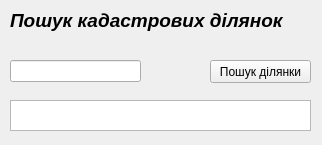
<?xml version="1.0" encoding="UTF-8"?>
<ui version="4.0">
 <class>cadnumDialogBase</class>
 <widget class="QDialog" name="cadnumDialogBase">
  <property name="windowModality">
   <enum>Qt::NonModal</enum>
  </property>
  <property name="geometry">
   <rect>
    <x>0</x>
    <y>0</y>
    <width>322</width>
    <height>145</height>
   </rect>
  </property>
  <property name="windowTitle">
   <string>Кадастрові ділянки</string>
  </property>
  <property name="modal">
   <bool>false</bool>
  </property>
  <widget class="QPushButton" name="getCadnum">
   <property name="geometry">
    <rect>
     <x>210</x>
     <y>60</y>
     <width>101</width>
     <height>23</height>
    </rect>
   </property>
   <property name="layoutDirection">
    <enum>Qt::LeftToRight</enum>
   </property>
   <property name="text">
    <string>Пошук ділянки</string>
   </property>
   <property name="autoDefault">
    <bool>false</bool>
   </property>
  </widget>
  <widget class="QTextEdit" name="textEdit">
   <property name="geometry">
    <rect>
     <x>10</x>
     <y>100</y>
     <width>301</width>
     <height>31</height>
    </rect>
   </property>
  </widget>
  <widget class="QLabel" name="label">
   <property name="geometry">
    <rect>
     <x>10</x>
     <y>10</y>
     <width>301</width>
     <height>21</height>
    </rect>
   </property>
   <property name="font">
    <font>
     <pointsize>14</pointsize>
     <weight>75</weight>
     <italic>true</italic>
     <bold>true</bold>
    </font>
   </property>
   <property name="layoutDirection">
    <enum>Qt::LeftToRight</enum>
   </property>
   <property name="text">
    <string>Пошук кадастрових ділянок</string>
   </property>
  </widget>
  <widget class="QLineEdit" name="cadnumLine">
   <property name="geometry">
    <rect>
     <x>10</x>
     <y>60</y>
     <width>131</width>
     <height>22</height>
    </rect>
   </property>
   <property name="maximumSize">
    <size>
     <width>151</width>
     <height>22</height>
    </size>
   </property>
   <property name="maxLength">
    <number>22</number>
   </property>
  </widget>
 </widget>
 <resources/>
 <connections>
  <connection>
   <sender>getCadnum</sender>
   <signal>clicked()</signal>
   <receiver>getCadnum</receiver>
   <slot>update()</slot>
   <hints>
    <hint type="sourcelabel">
     <x>260</x>
     <y>71</y>
    </hint>
    <hint type="destinationlabel">
     <x>260</x>
     <y>71</y>
    </hint>
   </hints>
  </connection>
 </connections>
</ui>
